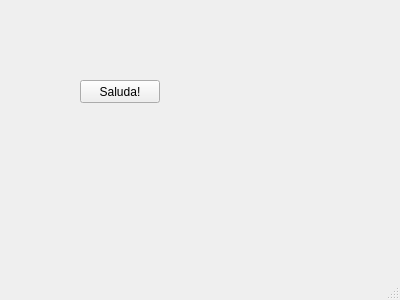
<?xml version="1.0" encoding="UTF-8"?>
<ui version="4.0">
 <class>MainWindow</class>
 <widget class="QMainWindow" name="MainWindow">
  <property name="geometry">
   <rect>
    <x>0</x>
    <y>0</y>
    <width>400</width>
    <height>300</height>
   </rect>
  </property>
  <property name="maximumSize">
   <size>
    <width>400</width>
    <height>300</height>
   </size>
  </property>
  <property name="windowTitle">
   <string>Exemple2</string>
  </property>
  <widget class="QWidget" name="centralwidget">
   <widget class="QLabel" name="lbl_salutacio">
    <property name="geometry">
     <rect>
      <x>90</x>
      <y>30</y>
      <width>59</width>
      <height>15</height>
     </rect>
    </property>
    <property name="text">
     <string/>
    </property>
   </widget>
   <widget class="QPushButton" name="btn_saludar">
    <property name="geometry">
     <rect>
      <x>80</x>
      <y>80</y>
      <width>80</width>
      <height>23</height>
     </rect>
    </property>
    <property name="text">
     <string>Saluda!</string>
    </property>
   </widget>
  </widget>
  <widget class="QMenuBar" name="menubar">
   <property name="geometry">
    <rect>
     <x>0</x>
     <y>0</y>
     <width>400</width>
     <height>20</height>
    </rect>
   </property>
  </widget>
  <widget class="QStatusBar" name="statusbar"/>
 </widget>
 <resources/>
 <connections/>
</ui>
